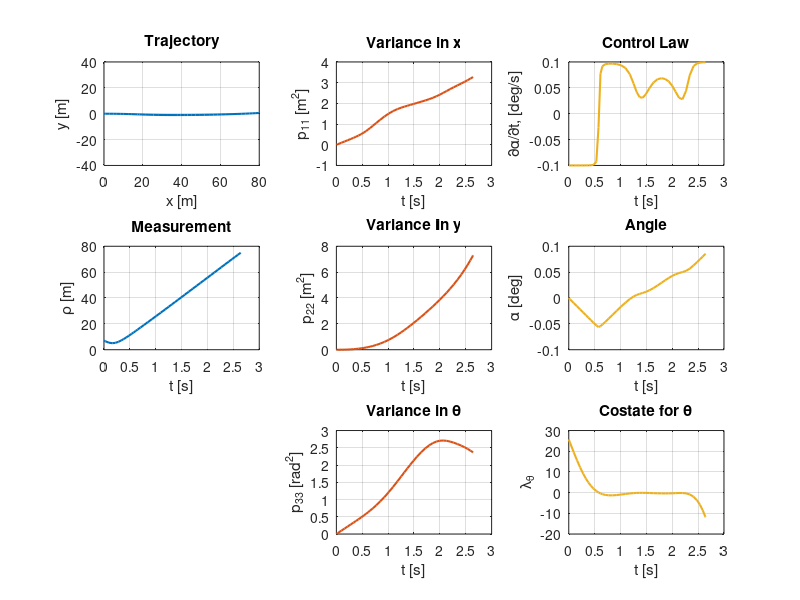

Write the MATLAB code that produced this figure.
function cart56

X = load('cart56.txt')';

save('cart56.mat', 'X')

t = X(:,end);

x     = X(:,1);
y     = X(:,2);
theta = X(:,3);
p11   = X(:,4);
p12   = X(:,5);
p13   = X(:,6);
p22   = X(:,7);
p23   = X(:,8);
p33   = X(:,9);

lam_x     = X(:,10);
lam_y     = X(:,11);
lam_theta = X(:,12);
lam_p11   = X(:,13);
lam_p12   = X(:,14);
lam_p13   = X(:,15);
lam_p22   = X(:,16);
lam_p33   = X(:,17);

u = X(:,end-1);

H = figure(2);
colors = get(gca, 'colororder');
clf

subplot(3,3,1)
plot(x, y, 'color',colors(1,:))
grid on
title('Trajectory')
xlabel('x [m]')
ylabel('y [m]')
axis([0,80,-40,40])

subplot(3,3,4)
plot(t, sqrt((x-5).^2+(y-5).^2), 'color',colors(1,:))
grid on
title('Measurement')
xlabel('t [s]')
ylabel('\rho [m]')

% subplot(3,3,7)
% plot(t, u, 'color',colors(1,:))
% grid on
% title('Flight Path Angle')
% xlabel('t [s]')
% ylabel('\gamma [deg]')

subplot(3,3,2)
plot(t, p11,'color',colors(2,:))
grid on
title('Variance in x')
xlabel('t [s]')
ylabel('p_{11} [m^2]')

subplot(3,3,5)
plot(t, p22,'color',colors(2,:))
grid on
title('Variance in y')
xlabel('t [s]')
ylabel('p_{22} [m^2]')

subplot(3,3,8)
plot(t, p33,'color',colors(2,:))
grid on
title('Variance in \theta')
xlabel('t [s]')
ylabel('p_{33} [rad^2]')

subplot(3,3,3)
plot(t, 0.1*sin(u),'color',colors(3,:))
grid on
title('Control Law')
xlabel('t [s]')
ylabel('\partial\alpha/\partialt, [deg/s]')

subplot(3,3,6)
plot(t, theta,'color',colors(3,:))
grid on
title('Angle')
xlabel('t [s]')
ylabel('\alpha [deg]')

subplot(3,3,9)
plot(t, lam_theta,'color',colors(3,:))
grid on
title('Costate for \theta')
xlabel('t [s]')
ylabel('\lambda_\theta')

set(findobj('type','line'), 'LineWidth', 2.5);

%%%%

% figure(2);
% colors = get(gca, 'colororder');
% clf
% 
% subplot(5,4,1)
% plot(t, h,'color',colors(2,:))
% grid on
% title('height, h')
% xlabel('t [s]')
% ylabel('h [m]')
% 
% subplot(5,4,2)
% plot(t, theta,'color',colors(2,:))
% grid on
% title('downrange angle, \theta')
% xlabel('t [s]')
% ylabel('\theta [rad]')
% 
% subplot(5,4,3)
% plot(t, v,'color',colors(2,:))
% grid on
% title('velocity, v')
% xlabel('t [s]')
% ylabel('v [m/s]')
% 
% subplot(5,4,4)
% plot(t, gam,'color',colors(2,:))
% grid on
% title('flight path angle, \gamma')
% xlabel('t [s]')
% ylabel('\gamma [rad]')
% 
% 
% %%
% 
% subplot(5,4,5)
% plot(t, p11)
% grid on
% title('p_{11}')
% xlabel('t [s]')
% ylabel('p_{11} [m^2]')
% 
% subplot(5,4,6)
% plot(t, p12)%./sqrt(X(:,5).*X(:,9)))
% grid on
% title('p_{12}')
% xlabel('t [s]')
% ylabel('p_{12} [m*rad]')
% 
% subplot(5,4,7)
% plot(t, p13)%./sqrt(X(:,5).*X(:,12)))
% grid on
% title('p_{13}')
% xlabel('t [s]')
% ylabel('p_{13} [m^2/s]')
% 
% subplot(5,4,8)
% plot(t, p14)%./sqrt(X(:,5).*X(:,14)))
% grid on
% title('p_{14}')
% xlabel('t [s]')
% ylabel('p_{14} [m*rad]')
% 
% %%
% 
% subplot(5,4,10)
% plot(t, p22)
% grid on
% title('p_{22}')
% xlabel('t [s]')
% ylabel('p_{22} [rad^2]')
% 
% subplot(5,4,11)
% plot(t, p23)%./sqrt(X(:,9).*X(:,12)))
% grid on
% title('p_{23}')
% xlabel('t [s]')
% ylabel('p_{23} [m*rad/s]')
% 
% subplot(5,4,12)
% plot(t, p24)%./sqrt(X(:,9).*X(:,14)))
% grid on
% title('p_{24}')
% xlabel('t [s]')
% ylabel('p_{24} [rad^2]')
% 
% %%
% 
% subplot(5,4,15)
% plot(t, p33)
% grid on
% title('p_{33}')
% xlabel('t [s]')
% ylabel('p_{33} [m^2/s^2]')
% 
% subplot(5,4,16)
% plot(t, p34)%./sqrt(X(:,12).*X(:,14)))
% grid on
% title('p_{34}')
% xlabel('t [s]')
% ylabel('p_{34} [m*rad/s]')
% 
% %%
% 
% subplot(5,4,19)
% plot(t, X(:,6) + X(:,10),'r')
% grid on
% title('cost')
% xlabel('t [s]')
% ylabel('p_{11}_n + p_{22}_n [rad^2]')
% 
% subplot(5,4,20)
% plot(t, p44)
% grid on
% title('p_{44}')
% xlabel('t [s]')
% ylabel('p_{44} [rad^2]')
% 
% %%
% 
% subplot(5,4,[13,14,17,18])
% plot(theta, h, 'r*')
% title('Flight Path')
% xlabel('downrange angle, \theta [deg]')
% ylabel('height, h [m]')
% grid on
% 
% 
% set(findobj('type','line'), 'LineWidth', 1.5);
% 
% %%
% 
% figure(3);
% colors = get(gca, 'colororder');
% clf
% 
% subplot(5,4,1)
% plot(t, lam_h,'color',colors(2,:))
% grid on
% title('height, h')
% xlabel('t [s]')
% ylabel('h [m]')
% 
% subplot(5,4,2)
% plot(t, lam_theta,'color',colors(2,:))
% grid on
% title('downrange angle, \theta')
% xlabel('t [s]')
% ylabel('\theta [rad]')
% 
% subplot(5,4,3)
% plot(t, lam_v,'color',colors(2,:))
% grid on
% title('velocity, v')
% xlabel('t [s]')
% ylabel('v [m/s]')
% 
% subplot(5,4,4)
% plot(t, lam_gam,'color',colors(2,:))
% grid on
% title('flight path angle, \gamma')
% xlabel('t [s]')
% ylabel('\gamma [rad]')
% 
% 
% %%
% 
% subplot(5,4,5)
% plot(t, lam_p11)
% grid on
% title('p_{11}')
% xlabel('t [s]')
% ylabel('p_{11} [m^2]')
% 
% subplot(5,4,6)
% plot(t, lam_p12)%./sqrt(X(:,5).*X(:,9)))
% grid on
% title('p_{12}')
% xlabel('t [s]')
% ylabel('p_{12} [m*rad]')
% 
% subplot(5,4,7)
% plot(t, lam_p13)%./sqrt(X(:,5).*X(:,12)))
% grid on
% title('p_{13}')
% xlabel('t [s]')
% ylabel('p_{13} [m^2/s]')
% 
% subplot(5,4,8)
% plot(t, lam_p14)%./sqrt(X(:,5).*X(:,14)))
% grid on
% title('p_{14}')
% xlabel('t [s]')
% ylabel('p_{14} [m*rad]')
% 
% %%
% 
% subplot(5,4,10)
% plot(t, lam_p22)
% grid on
% title('p_{22}')
% xlabel('t [s]')
% ylabel('p_{22} [rad^2]')
% 
% subplot(5,4,11)
% plot(t, lam_p23)%./sqrt(X(:,9).*X(:,12)))
% grid on
% title('p_{23}')
% xlabel('t [s]')
% ylabel('p_{23} [m*rad/s]')
% 
% subplot(5,4,12)
% plot(t, lam_p24)%./sqrt(X(:,9).*X(:,14)))
% grid on
% title('p_{24}')
% xlabel('t [s]')
% ylabel('p_{24} [rad^2]')
% 
% %%
% 
% subplot(5,4,15)
% plot(t, lam_p33)
% grid on
% title('p_{33}')
% xlabel('t [s]')
% ylabel('p_{33} [m^2/s^2]')
% 
% subplot(5,4,16)
% plot(t, lam_p34)%./sqrt(X(:,12).*X(:,14)))
% grid on
% title('p_{34}')
% xlabel('t [s]')
% ylabel('p_{34} [m*rad/s]')
% 
% %%
% 
% subplot(5,4,20)
% plot(t, lam_p44)
% grid on
% title('p_{44}')
% xlabel('t [s]')
% ylabel('p_{44} [rad^2]')
% 
% %%
% 
% subplot(5,4,[13,14,17,18])
% plot(t, lam_alpha, 'r')
% title('Flight Path')
% xlabel('downrange angle, \theta [deg]')
% ylabel('height, h [m]')
% grid on

set(findobj('type','line'), 'LineWidth', 1.5);


end

